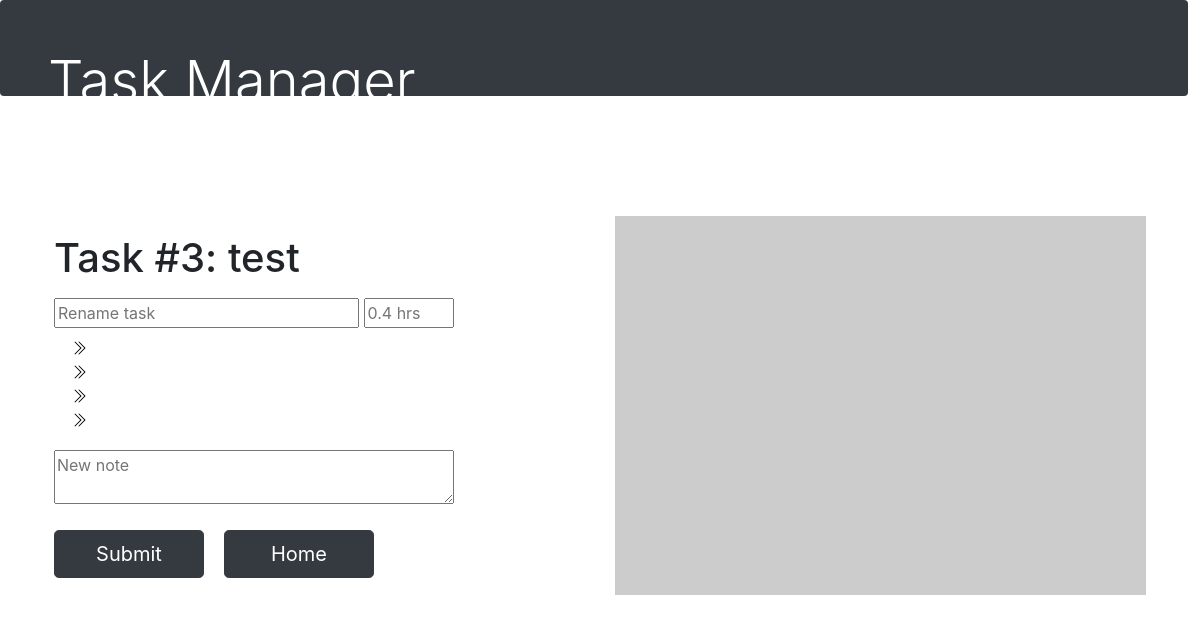
The page /edit/3 on the database its author committed.
### main.py (models this page shows)
class TaskList(db.Model):
    id = db.Column(db.Integer, primary_key=True, autoincrement=True)
    name = db.Column(db.String(256))
    date_start = db.Column(db.String, default=datetime.today().strftime('%d-%m-%Y'))
    date_end = db.Column(db.String)
    hours_spent = db.Column(db.Float)
    task_start_time = db.Column(db.Float)
    active = db.Column(db.Boolean, default=False)
    completed = db.Column(db.Boolean, default=False)

### main.py (the view, shortened to what this page needs)
@app.route("/edit/<task_id>", methods=["GET", "POST"])
def edit(task_id):
    edit_task = TaskList.query.get(task_id)
    notes = db.session.query(Notes).filter_by(task_id=edit_task.id).all()
    if request.method == "GET":
        return render_template("edit.html", task=edit_task, notes=notes)
    db.session.commit()
    active_tasks = db.session.query(TaskList).filter_by(completed=False).all()
    completed_tasks = db.session.query(TaskList).filter_by(completed=True).all()
    return redirect(url_for('home', active_tasks=active_tasks, completed_tasks=completed_tasks))

### templates/edit.html (shortened to what this page needs)
<!DOCTYPE html>
<html lang="en">
<head>
    <link rel="stylesheet" href="https://stackpath.bootstrapcdn.com/bootstrap/4.5.2/css/bootstrap.min.css">
    <link rel="stylesheet" href="{{ url_for('static', filename='styles.css') }}">
</head>
  <body>
  <div class="task-man p-4 p-md-5 mb-4 text-white rounded bg-dark">
      <div class="col-md-6 px-0">
          <h1 class="display-4">Task Manager</h1>
      </div>
  </div>
  <div class="edit-screen container col-xxl-8 px-4 py-5">
    <div class="row flex-lg-row-reverse align-items-center g-5 py-5">
      <div class="col-10 col-sm-8 col-lg-6">
        <img src="https://picsum.photos/700/500" class="d-block mx-lg-auto img-fluid">
      </div>
      <div class="col-lg-6">
        <h1 class="display-5 fw-bold lh-1 mb-3">Task #{{ task.id }}: {{ task.name }}</h1>
          <form action="" method="POST">
              <input type="string", name="name", style="width:305px;", placeholder="Rename task">
              <input type="float", name="hours", style="width:90px;", placeholder="{{ '%0.1f' | format(task.hours_spent|float) }} hrs"><br>
              <ul style="list-style:url({{ url_for('static', filename='chevron-double-right.svg') }});">
                  {% if notes %}
                  {% for note in notes %}
                  <li>{{ note.note }}</li>
                  {% endfor %}
                  {% endif %}
              </ul>
              <textarea maxlength="249", style="width:400px;", name="notes", placeholder="New note"></textarea>
        <div class="d-grid gap-2 d-md-flex justify-content-md-start">
            <button class="btn btn-dark btn-lg px-4 me-md-2" type="submit">Submit</button>
            <a class="btn btn-dark btn-lg px-4 me-md-2" href="{{ url_for('home') }}">Home</a>
            <br>
        </div>
          </form>
      </div>
    </div>
  </div>
  </body>
</html>

### static/styles.css (style rules this page uses)
.task-man { height: 18vh; width: 99vw; }
.btn { width: 150px; margin: 0 10px; }
textarea { margin-bottom: 20px; }
.edit-screen .btn { position: relative; right: 10px; }
ul { margin-top: 10px; }
@media only screen and (max-width:1300px) { .task-man { height: 8vh; } }

### rows shown on the page
TaskList: id "3", name "test", hours "0.4 hrs"
